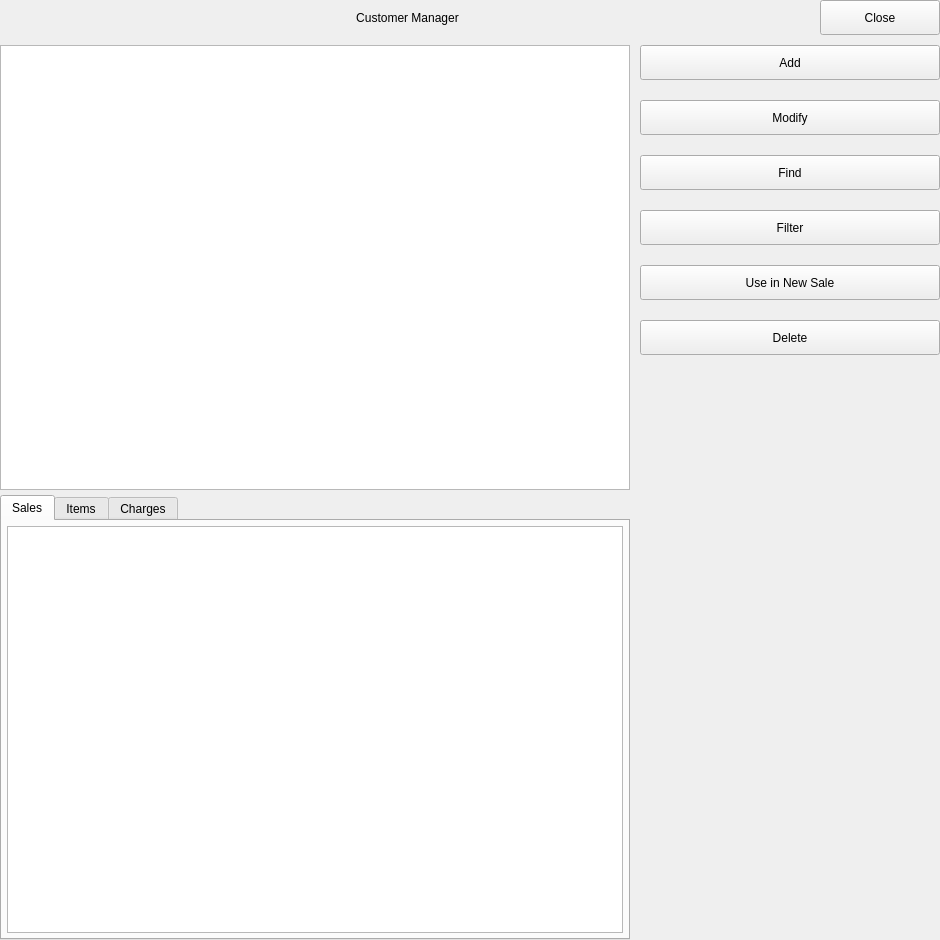
<?xml version="1.0" encoding="UTF-8"?>
<ui version="4.0">
 <class>CustomerManager</class>
 <widget class="QWidget" name="CustomerManager">
  <property name="geometry">
   <rect>
    <x>0</x>
    <y>0</y>
    <width>940</width>
    <height>940</height>
   </rect>
  </property>
  <property name="minimumSize">
   <size>
    <width>940</width>
    <height>940</height>
   </size>
  </property>
  <property name="windowTitle">
   <string>Customer Manager</string>
  </property>
  <property name="styleSheet">
   <string notr="true"/>
  </property>
  <layout class="QVBoxLayout" name="verticalLayout_3">
   <property name="spacing">
    <number>10</number>
   </property>
   <property name="leftMargin">
    <number>0</number>
   </property>
   <property name="topMargin">
    <number>0</number>
   </property>
   <property name="rightMargin">
    <number>0</number>
   </property>
   <property name="bottomMargin">
    <number>0</number>
   </property>
   <item>
    <widget class="QWidget" name="widget" native="true">
     <layout class="QHBoxLayout" name="horizontalLayout">
      <property name="spacing">
       <number>5</number>
      </property>
      <property name="leftMargin">
       <number>0</number>
      </property>
      <property name="topMargin">
       <number>0</number>
      </property>
      <property name="rightMargin">
       <number>0</number>
      </property>
      <property name="bottomMargin">
       <number>0</number>
      </property>
      <item>
       <widget class="QLabel" name="lb_window_title">
        <property name="minimumSize">
         <size>
          <width>0</width>
          <height>35</height>
         </size>
        </property>
        <property name="text">
         <string>Customer Manager</string>
        </property>
        <property name="alignment">
         <set>Qt::AlignmentFlag::AlignCenter</set>
        </property>
       </widget>
      </item>
      <item>
       <widget class="QPushButton" name="pb_window_close">
        <property name="minimumSize">
         <size>
          <width>120</width>
          <height>35</height>
         </size>
        </property>
        <property name="maximumSize">
         <size>
          <width>120</width>
          <height>35</height>
         </size>
        </property>
        <property name="text">
         <string>Close</string>
        </property>
        <property name="icon">
         <iconset resource="../assets/images/icons.qrc">
          <normaloff>:/Icons/close_white.svg</normaloff>:/Icons/close_white.svg</iconset>
        </property>
        <property name="iconSize">
         <size>
          <width>20</width>
          <height>20</height>
         </size>
        </property>
       </widget>
      </item>
     </layout>
    </widget>
   </item>
   <item>
    <widget class="QWidget" name="widget_2" native="true">
     <layout class="QHBoxLayout" name="horizontalLayout_2">
      <property name="spacing">
       <number>10</number>
      </property>
      <property name="leftMargin">
       <number>0</number>
      </property>
      <property name="topMargin">
       <number>0</number>
      </property>
      <property name="rightMargin">
       <number>0</number>
      </property>
      <property name="bottomMargin">
       <number>0</number>
      </property>
      <item>
       <widget class="QWidget" name="widget_3" native="true">
        <layout class="QVBoxLayout" name="verticalLayout">
         <property name="spacing">
          <number>5</number>
         </property>
         <property name="leftMargin">
          <number>0</number>
         </property>
         <property name="topMargin">
          <number>0</number>
         </property>
         <property name="rightMargin">
          <number>0</number>
         </property>
         <property name="bottomMargin">
          <number>0</number>
         </property>
         <item>
          <widget class="QTableView" name="tbl_customers"/>
         </item>
         <item>
          <widget class="QTabWidget" name="tab_details">
           <property name="minimumSize">
            <size>
             <width>0</width>
             <height>300</height>
            </size>
           </property>
           <property name="currentIndex">
            <number>0</number>
           </property>
           <widget class="QWidget" name="tab_sales">
            <attribute name="title">
             <string>Sales</string>
            </attribute>
            <layout class="QGridLayout" name="gridLayout_3">
             <property name="leftMargin">
              <number>5</number>
             </property>
             <property name="topMargin">
              <number>5</number>
             </property>
             <property name="rightMargin">
              <number>5</number>
             </property>
             <property name="bottomMargin">
              <number>5</number>
             </property>
             <property name="spacing">
              <number>5</number>
             </property>
             <item row="0" column="0">
              <widget class="QTableView" name="tbl_customer_sales"/>
             </item>
            </layout>
           </widget>
           <widget class="QWidget" name="tab_items">
            <attribute name="title">
             <string>Items</string>
            </attribute>
            <layout class="QGridLayout" name="gridLayout_2">
             <property name="leftMargin">
              <number>5</number>
             </property>
             <property name="topMargin">
              <number>5</number>
             </property>
             <property name="rightMargin">
              <number>5</number>
             </property>
             <property name="bottomMargin">
              <number>5</number>
             </property>
             <property name="spacing">
              <number>5</number>
             </property>
             <item row="0" column="0">
              <widget class="QTableView" name="tbl_customer_items"/>
             </item>
            </layout>
           </widget>
           <widget class="QWidget" name="tab_charges">
            <attribute name="title">
             <string>Charges</string>
            </attribute>
            <layout class="QGridLayout" name="gridLayout">
             <property name="leftMargin">
              <number>5</number>
             </property>
             <property name="topMargin">
              <number>5</number>
             </property>
             <property name="rightMargin">
              <number>5</number>
             </property>
             <property name="bottomMargin">
              <number>5</number>
             </property>
             <property name="spacing">
              <number>5</number>
             </property>
             <item row="0" column="0">
              <widget class="QTableView" name="tbl_customer_charges"/>
             </item>
            </layout>
           </widget>
          </widget>
         </item>
        </layout>
       </widget>
      </item>
      <item>
       <widget class="QWidget" name="widget_4" native="true">
        <property name="minimumSize">
         <size>
          <width>300</width>
          <height>0</height>
         </size>
        </property>
        <property name="maximumSize">
         <size>
          <width>300</width>
          <height>16777215</height>
         </size>
        </property>
        <property name="layoutDirection">
         <enum>Qt::LayoutDirection::LeftToRight</enum>
        </property>
        <layout class="QVBoxLayout" name="verticalLayout_2">
         <property name="spacing">
          <number>20</number>
         </property>
         <property name="leftMargin">
          <number>0</number>
         </property>
         <property name="topMargin">
          <number>0</number>
         </property>
         <property name="rightMargin">
          <number>0</number>
         </property>
         <property name="bottomMargin">
          <number>0</number>
         </property>
         <item>
          <layout class="QHBoxLayout" name="horizontalLayout_3">
           <property name="spacing">
            <number>0</number>
           </property>
           <item>
            <widget class="QPushButton" name="pb_add">
             <property name="minimumSize">
              <size>
               <width>165</width>
               <height>35</height>
              </size>
             </property>
             <property name="maximumSize">
              <size>
               <width>16777215</width>
               <height>35</height>
              </size>
             </property>
             <property name="cursor">
              <cursorShape>PointingHandCursor</cursorShape>
             </property>
             <property name="layoutDirection">
              <enum>Qt::LayoutDirection::LeftToRight</enum>
             </property>
             <property name="autoFillBackground">
              <bool>false</bool>
             </property>
             <property name="text">
              <string>Add</string>
             </property>
             <property name="icon">
              <iconset resource="../assets/images/icons.qrc">
               <normaloff>:/Icons/add.svg</normaloff>:/Icons/add.svg</iconset>
             </property>
             <property name="iconSize">
              <size>
               <width>25</width>
               <height>25</height>
              </size>
             </property>
            </widget>
           </item>
          </layout>
         </item>
         <item>
          <layout class="QHBoxLayout" name="horizontalLayout_4">
           <property name="spacing">
            <number>0</number>
           </property>
           <item>
            <widget class="QPushButton" name="pb_modify">
             <property name="minimumSize">
              <size>
               <width>165</width>
               <height>35</height>
              </size>
             </property>
             <property name="maximumSize">
              <size>
               <width>16777215</width>
               <height>35</height>
              </size>
             </property>
             <property name="cursor">
              <cursorShape>PointingHandCursor</cursorShape>
             </property>
             <property name="layoutDirection">
              <enum>Qt::LayoutDirection::LeftToRight</enum>
             </property>
             <property name="autoFillBackground">
              <bool>false</bool>
             </property>
             <property name="text">
              <string>Modify</string>
             </property>
             <property name="icon">
              <iconset resource="../assets/images/icons.qrc">
               <normaloff>:/Icons/edit.svg</normaloff>:/Icons/edit.svg</iconset>
             </property>
             <property name="iconSize">
              <size>
               <width>25</width>
               <height>25</height>
              </size>
             </property>
            </widget>
           </item>
          </layout>
         </item>
         <item>
          <layout class="QHBoxLayout" name="horizontalLayout_5">
           <property name="spacing">
            <number>0</number>
           </property>
           <item>
            <widget class="QPushButton" name="pb_find">
             <property name="minimumSize">
              <size>
               <width>165</width>
               <height>35</height>
              </size>
             </property>
             <property name="maximumSize">
              <size>
               <width>16777215</width>
               <height>35</height>
              </size>
             </property>
             <property name="cursor">
              <cursorShape>PointingHandCursor</cursorShape>
             </property>
             <property name="layoutDirection">
              <enum>Qt::LayoutDirection::LeftToRight</enum>
             </property>
             <property name="autoFillBackground">
              <bool>false</bool>
             </property>
             <property name="text">
              <string>Find</string>
             </property>
             <property name="icon">
              <iconset resource="../assets/images/icons.qrc">
               <normaloff>:/Icons/search.svg</normaloff>:/Icons/search.svg</iconset>
             </property>
             <property name="iconSize">
              <size>
               <width>25</width>
               <height>25</height>
              </size>
             </property>
            </widget>
           </item>
          </layout>
         </item>
         <item>
          <layout class="QHBoxLayout" name="horizontalLayout_6">
           <property name="spacing">
            <number>0</number>
           </property>
           <item>
            <widget class="QPushButton" name="pb_filter">
             <property name="minimumSize">
              <size>
               <width>165</width>
               <height>35</height>
              </size>
             </property>
             <property name="maximumSize">
              <size>
               <width>16777215</width>
               <height>35</height>
              </size>
             </property>
             <property name="cursor">
              <cursorShape>PointingHandCursor</cursorShape>
             </property>
             <property name="layoutDirection">
              <enum>Qt::LayoutDirection::LeftToRight</enum>
             </property>
             <property name="autoFillBackground">
              <bool>false</bool>
             </property>
             <property name="text">
              <string>Filter</string>
             </property>
             <property name="icon">
              <iconset resource="../assets/images/icons.qrc">
               <normaloff>:/Icons/filter.svg</normaloff>:/Icons/filter.svg</iconset>
             </property>
             <property name="iconSize">
              <size>
               <width>25</width>
               <height>25</height>
              </size>
             </property>
            </widget>
           </item>
          </layout>
         </item>
         <item>
          <layout class="QHBoxLayout" name="horizontalLayout_7">
           <property name="spacing">
            <number>0</number>
           </property>
           <item>
            <widget class="QPushButton" name="pb_new_sale">
             <property name="minimumSize">
              <size>
               <width>165</width>
               <height>35</height>
              </size>
             </property>
             <property name="maximumSize">
              <size>
               <width>16777215</width>
               <height>35</height>
              </size>
             </property>
             <property name="cursor">
              <cursorShape>PointingHandCursor</cursorShape>
             </property>
             <property name="layoutDirection">
              <enum>Qt::LayoutDirection::LeftToRight</enum>
             </property>
             <property name="autoFillBackground">
              <bool>false</bool>
             </property>
             <property name="text">
              <string>Use in New Sale</string>
             </property>
             <property name="icon">
              <iconset resource="../assets/images/icons.qrc">
               <normaloff>:/Icons/shopping_cart.svg</normaloff>:/Icons/shopping_cart.svg</iconset>
             </property>
             <property name="iconSize">
              <size>
               <width>25</width>
               <height>25</height>
              </size>
             </property>
            </widget>
           </item>
          </layout>
         </item>
         <item>
          <layout class="QHBoxLayout" name="horizontalLayout_8">
           <property name="spacing">
            <number>0</number>
           </property>
           <item>
            <widget class="QPushButton" name="pb_delete">
             <property name="minimumSize">
              <size>
               <width>165</width>
               <height>35</height>
              </size>
             </property>
             <property name="maximumSize">
              <size>
               <width>16777215</width>
               <height>35</height>
              </size>
             </property>
             <property name="cursor">
              <cursorShape>PointingHandCursor</cursorShape>
             </property>
             <property name="layoutDirection">
              <enum>Qt::LayoutDirection::LeftToRight</enum>
             </property>
             <property name="autoFillBackground">
              <bool>false</bool>
             </property>
             <property name="text">
              <string>Delete</string>
             </property>
             <property name="icon">
              <iconset resource="../assets/images/icons.qrc">
               <normaloff>:/Icons/trash.svg</normaloff>:/Icons/trash.svg</iconset>
             </property>
             <property name="iconSize">
              <size>
               <width>25</width>
               <height>25</height>
              </size>
             </property>
            </widget>
           </item>
          </layout>
         </item>
         <item>
          <spacer name="verticalSpacer">
           <property name="orientation">
            <enum>Qt::Orientation::Vertical</enum>
           </property>
           <property name="sizeHint" stdset="0">
            <size>
             <width>20</width>
             <height>40</height>
            </size>
           </property>
          </spacer>
         </item>
        </layout>
       </widget>
      </item>
     </layout>
    </widget>
   </item>
  </layout>
 </widget>
 <resources>
  <include location="../assets/images/icons.qrc"/>
 </resources>
 <connections/>
</ui>
